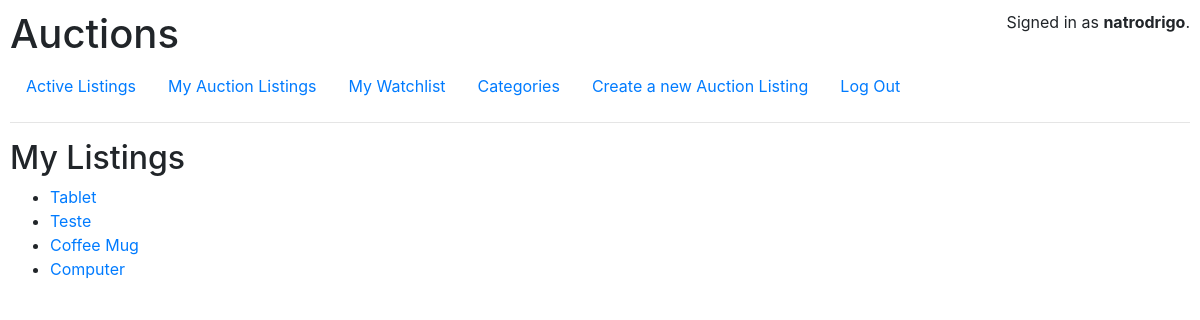
The app's page /my_auctions (signed in) with its own data.
### auctions/models.py (models this page shows, shortened)
class User(AbstractUser):
    watchlist = models.ManyToManyField('AuctionListing',related_name="watchers")

class AuctionListing(models.Model):
    title = models.CharField(max_length=64)
    description = models.TextField()
    category = models.ForeignKey(Category,on_delete=models.CASCADE,related_name="auctions")
    image = models.URLField()
    duration = models.DateTimeField()
    initialBid = models.DecimalField(max_digits=19, decimal_places=4)
    active = models.BooleanField(default=True)
    user = models.ForeignKey(User,on_delete=models.CASCADE,related_name = "auctions")
    def __str__(self):
        return f"{self.title}"

### auctions/views.py (the view)
# urls.py: path("my_auctions",views.my_auctions,name="my_auctions"),
@login_required(login_url="login")
def my_auctions(request):
    my_auctions = AuctionListing.objects.filter(user = request.user)
    return render(request,"auctions/my_auctions.html", {
        "my_auctions" : my_auctions
    })

### auctions/templates/auctions/my_auctions.html
{% extends "auctions/layout.html" %}
{% block body %}
<h2>My Listings</h2>
<ul>
    {% for auction in my_auctions %}
    <li><a href="{% url 'auction' auction.id %}">{{ auction }}</a></li>
    {% empty %}
    <p>No Auction lists created yet. <a href="{% url 'create_new_listing'%} ">Create One.</a></p>
    {% endfor %}
</ul>
{% endblock %}

### auctions/templates/auctions/layout.html (shortened to what this page needs)
{% load static %}
{% load tz %}
<!DOCTYPE html>
<html lang="en">
<head>
    <link rel="stylesheet" href="https://stackpath.bootstrapcdn.com/bootstrap/4.4.1/css/bootstrap.min.css"
>
    <link href="{% static 'auctions/styles.css' %}" rel="stylesheet" type="text/css">
</head>
<body>
    <div style="display: flex;justify-content: space-between;align-items: stretch;">
        <h1>Auctions</h1>
        <div>
            {% if user.is_authenticated %}
            Signed in as <strong>{{ user.username }}</strong>.
            {% else %}
            Not signed in.
            {% endif %}
        </div>
    </div>
    <ul class="nav">
        <li class="nav-item">
            <a class="nav-link" href="{% url 'index' %}">Active Listings</a>
        </li>
        {% if user.is_authenticated %}
        <li class="nav-item">
            <a class="nav-link" href="{% url 'my_auctions' %}">My Auction Listings</a>
        </li>
        <li class="nav-item">
            <a class="nav-link" href="{% url 'my_watchlist' %}">My Watchlist</a>
        </li>
        <li class="nav-item">
            <a class="nav-link" href="{% url 'categories' %}">Categories</a>
        </li>
        <li class="nav-item">
            <a class="nav-link" href="{% url 'create_new_listing' %}">Create a new Auction Listing</a>
        </li>
        <li class="nav-item">
            <a class="nav-link" href="{% url 'logout' %}">Log Out</a>
        </li>
        {% endif %}
    </ul>
    <hr>
    {% block body %}
    {% endblock %}
</body>
</html>

### auctions/static/auctions/styles.css (style rules this page uses)
body { padding: 10px; }

### records on screen
User: username "natrodrigo"
AuctionListing: title "Tablet"
AuctionListing: title "Teste"
AuctionListing: title "Coffee Mug"
AuctionListing: title "Computer"
